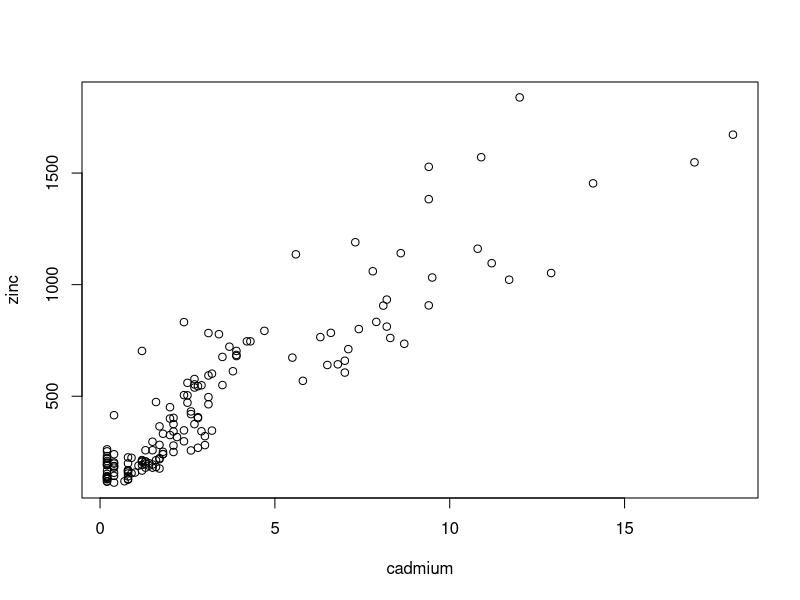
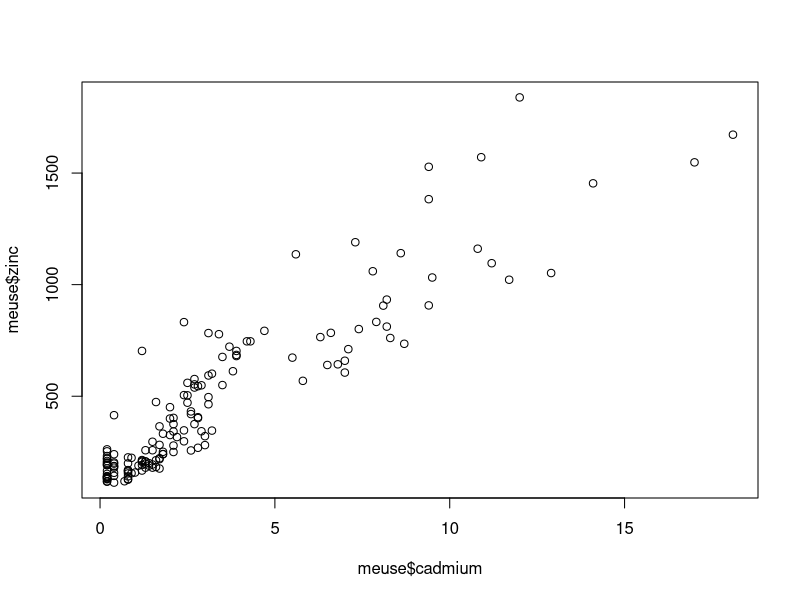
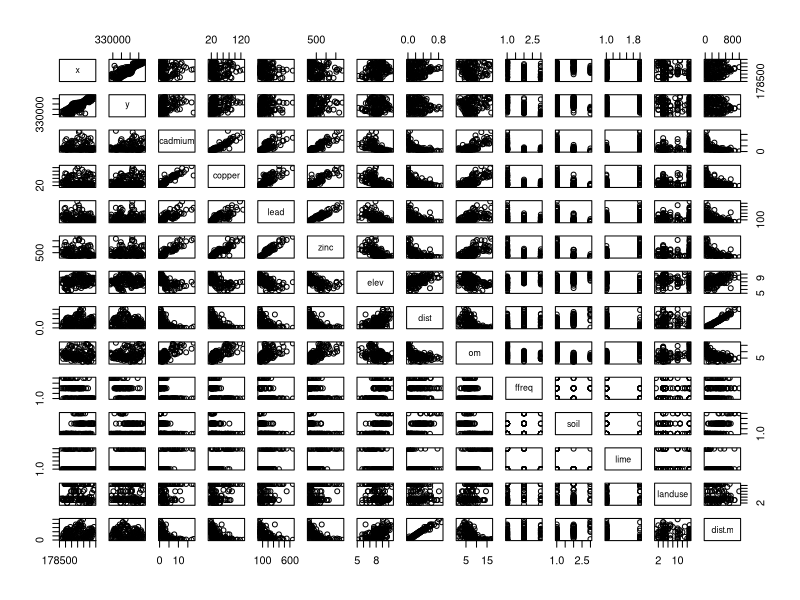
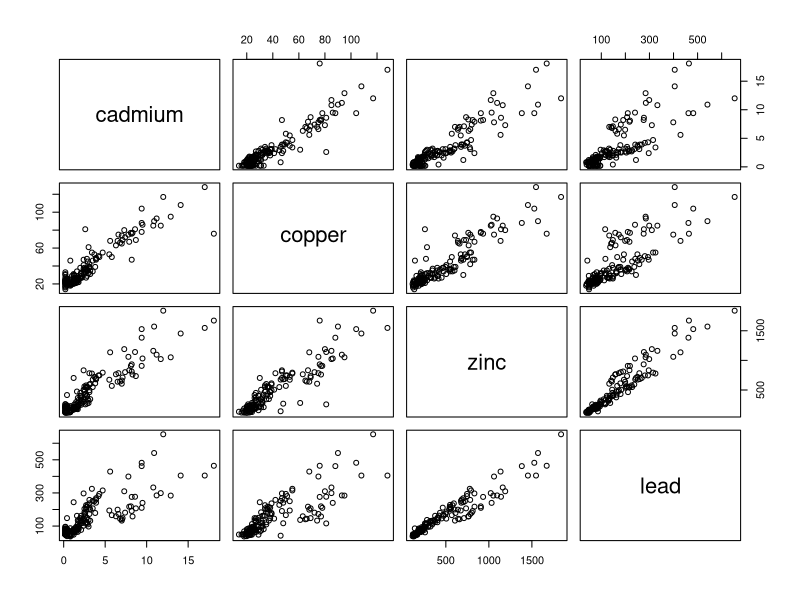

Write the R code that produced these figures, in order.
# title of the script: R code for plotting the relationship between or among several ecological variables
# today, we are not inventing data, we are going to be using data from a package
# e.g. rasterdiv package built by some of Duccio's students to calculate biodiversity directly from remote sensing
# today, we are going to make use of a package called 'sp' built to look at spatial data
# page with all the info about the package: https://cran.r-project.org/web/packages/sp/index.html
# you can use the R documentation webpage to look up any function: https://www.rdocumentation.org/

# How to install the package? 
# we are going to use the function "install.packages", and the argument will be the name of the package
install.packages("sp")

library(sp)

# another function that does it same thing (attach/start using the package) is called 'require'
# for the library function, we no longer have to use brackets around sp, because the package is now already inside of R (it wasn't before we installed it)
# data function is used to recall datasets

data(meuse)

# look inside the dataset
meuse
# the data set can be seen 
# View function: warning, R is case sensitive, and the View function has a capital 'V'
# the View function doesn't automatically work on R, you need to download Quartz: https://www.xquartz.org
View(meuse)
# with the head function, you will only see the first couple of rows
head(meuse)

#finding the means of all of the variables
# by using the summary function 
summary(meuse)

# now we want to make a plot
# looking at the relationship between two variables
# zinc on Y axis, Cadmium on X axis
attach(meuse)
plot(cadmium,zinc)

# another way to go about it is the following:
# $ symbol is used in R to link different parts
plot(meuse$cadmium,meuse$zinc)

#plotting all the variables, against all the other variables (pair-wise plots for all the variable)
#you can use scatter plot matrices with the pairs function
pairs(meuse)

#question to answer before next lecture
# pairing only the elelents part of the dataset (how do you do that)? 
# so instead of pairing all the variables (you only pair cadmium, copper, zinc and lead). 

subsetmeuse<-c("cadmium","copper","zinc","lead")
subsettedmeuse<-meuse[subsetmeuse]
pairs(subsettedmeuse)
